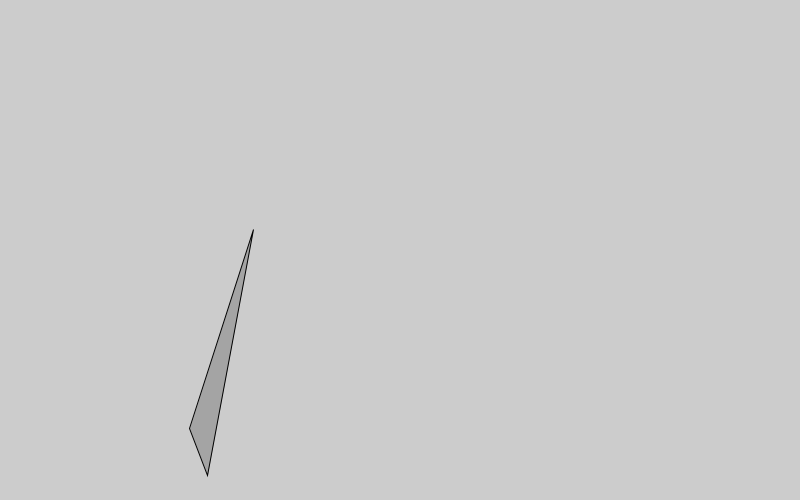
Frame 1 (no input)
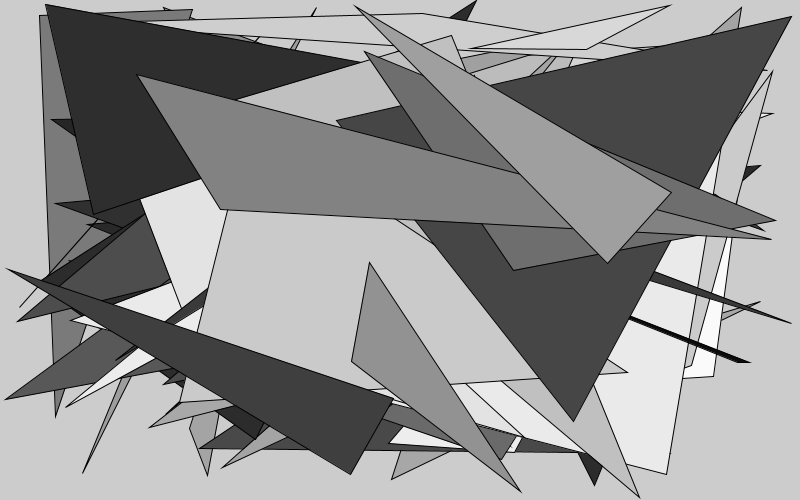
Frame 60 (the mouse pressed at the canvas centre just before this capture)
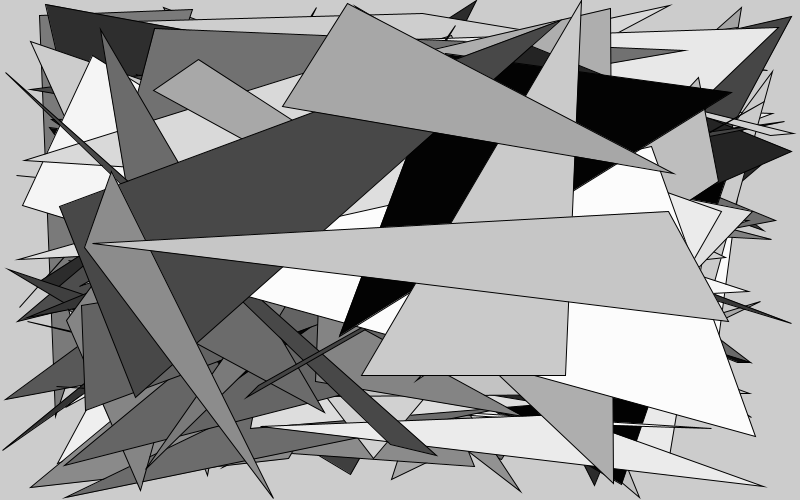
Frame 120 (the mouse held since frame 60 and released just before this capture)

The Processing sketch that drew these frames (run headless with seeded random() and noise(); from frame 60 on, the mouse is pressed at the canvas centre):

// Processing sketch: greyTriangles
// ── greyTriangles.pde
void setup() { 
  size(800,500);
}

void draw() {
  fill(random(255));
  triangle(random(800),random(500),random(800),random(500),random(width),random(height));

}
